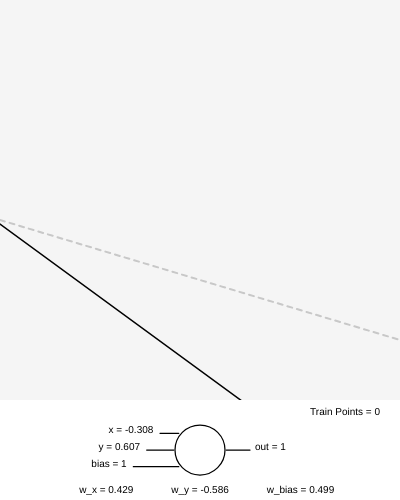
Frame 1 (no input)
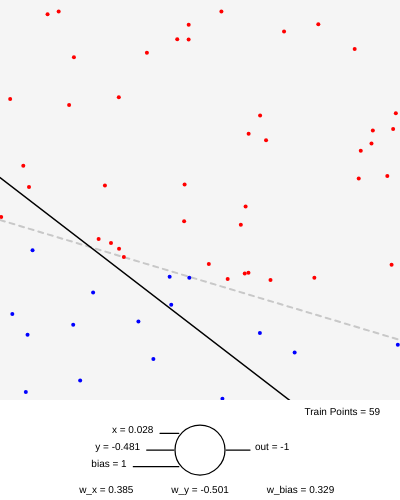
Frame 60 (no input)
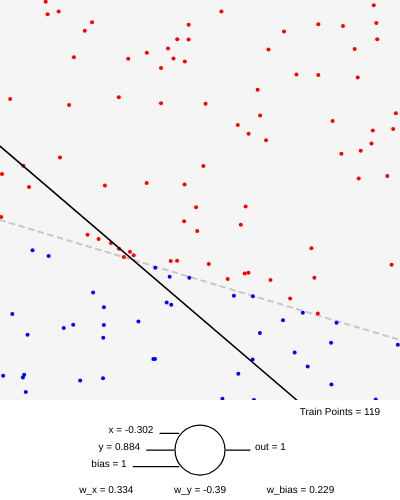
Frame 120 (the mouse pressed at the canvas centre since frame 60)

The p5.js sketch that drew these frames (run headless with seeded random() and noise() and a simulated clock; from frame 60 on, the mouse is pressed at the canvas centre):

// p5.js sketch
// ── sketch.js
// User Global Variables
let canvas; // Reference to p5 canvas object (see 'setup()')
let width = 400, height = 500; // Plot area: width x width
                               // Perceptron area: width x (height - width)
let total_points = 2000; // Total data points
let train_data = []; // Stores training points ([x, y, bias])
let train_idx = 0; // Global index for 'train_data' (perceptron is fed 1 point at a time)
let xmin = -1; // x_min (Coordinates space: everything derive from those)
let ymin = -1; // y_min
let xmax = 1; // xmax
let ymax = 1; // y_max

// User-Defined Classes
class Point { 
  constructor() {
    // Attributes
    this.input = [random(xmin,xmax), random(ymin,ymax), 1]; // Input list (x, y, bias)
                                                            // Initializing 'bias' as 1
    this.output = null; // Label (calculated via 'this.calc_ouput')
                        // Available: -1, +1 
    this.calc_output();
  }
  // Methods
  calc_output() { // Calculates label based on 'x'/'y'
    if (this.input[1] < this.custom_linear(this.input[0])) this.output = -1; // 'y' < 'y_calc'
    else this.output = 1; // 'y' >= 'y_calc
  }
  custom_linear(x) { // Original division of canvas region (and thus, data labels)
    let y_calc = 0.3*x + 0.4;
    return y_calc;
  }
}

class Perceptron { // 1 Neuron: 3 inputs (x, y, bias)
  constructor(num_inputs, learn_rate=0.0025) {
    // Attributes
    this.learn_rate = learn_rate; // Tells how much we should "steer into the error" (if too aggressive, we'll always miss it)
                                  // Using a very small value so we can check the animation (not optimal)
    this.weights = Array(num_inputs); // Array with 'undefined' elements
    this.init_weights();
  }
  // Methods
  init_weights() { // Initializes 'this.weights'
    for (let i = 0; i < this.weights.length; i++) {
      this.weights[i] = random(xmin, xmax); // Randomly initializing the weights
    }
  }
  feed_forward(input) { // Asks perceptron to make an evaluation based on 'inputs' and current weights
    let sum = 0;
    for (let i = 0; i < this.weights.length; i++) { // 'this.weights' has same size as 'inputs.input'
      sum += input[i] * this.weights[i]; // Processes neuron's inputs/weights
    }
    let output = this.activate(sum); // Parses 'sum' through activation function
    return output;
  }
  activate(sum) { // Custom activation function (Available: linear, ReLu, logistic, etc)
    if (sum > 0) return 1;
    else return -1;
  }
  train(train_data) { // Trains (update weights) with 1 'Point' at a time
                      // 'train_data': contains 1 'Point' (with both inputs/output)
    let prediction = this.feed_forward(train_data.input); // Predicts 'inputs'
    let target = train_data.output;
    let error = target - prediction; // Supervised learning (can only be -2, 0, +2)
    
    for (let i = 0; i < this.weights.length; i++) { // 'i': input component index
      this.weights[i] += error * train_data.input[i] * this.learn_rate; // Adjust weights (gradient descent)
    }
  }
  // Draw Methods
  show(train_data) {
    let custom_linear = train_data[0]["custom_linear"]; // Assigning 'custom_linear' function to variable
    
    // Style: Plot Area (Gray)
    push(); 
    noStroke();
    fill(245);
    rect(0, 0, width, width); // Background
    pop();
    
    // Style: Target Line
    let x1 = map(xmin, xmin, xmax, 0, width); // Mapping min/max values to plot area ('width' x 'width')
    let y1 = map(custom_linear(xmin), ymin, ymax, 0, width);
    let x2 = map(xmax, xmin, xmax, 0, width);
    let y2 = map(custom_linear(xmax), ymin, ymax, 0, width);
    push(); 
    stroke(200);
    strokeWeight(2);
    drawingContext.setLineDash([5, 5]); // 'drawingContext': some native HTML5 Canvas functionality (not exposed by p5)
                                        // 'setLineDash': sets the line pattern to 'dashed'
    line(x1, y1, x2, y2); // Considers canvas as width x width
    pop();
    
    // Style: Data Points
    push(); 
    noStroke();
    for (let i = 0; i < train_idx; i++) {
      let point = train_data[i];
      let x = map(point.input[0], xmin, xmax, 0, width);
      let y = map(point.input[1], ymin, ymax, 0, width);
      if(point.output == -1) { fill("red") } else { fill("blue") }; // Data point color
      circle(x, y, 4);
    }
    pop();
    
    // Style: NN Line (Formula: weights[0]*x + weights[1]*y + weights[2] = 0)
    x1 = xmin; // Reseting values
    y1 = (-this.weights[2] - this.weights[0]*x1) / this.weights[1]; 
    x2 = xmax;
    y2 = (-this.weights[2] - this.weights[0]*x2) / this.weights[1];
    
    x1 = map(x1, xmin, xmax, 0, width);
    y1 = map(y1, ymin, ymax, 0, width); // 'width' replacing 'height' (so we're constrined to plotting area)
    x2 = map(x2, xmin, xmax, 0, width);
    y2 = map(y2, ymin, ymax, 0, width); // 'width' replacing 'height' (so we're constrined to plotting area)
    push();
    stroke(0);
    strokeWeight(1.5);
    line(x1, y1, x2, y2); 
    pop();
    
    // Style: Perceptron
    let radius = 25
    push(); 
    noStroke();
    fill(255); // White background (Perceptron section)
    translate(0, width);
    rect(0, 0, width, width); // Background
    stroke(0);
    strokeWeight(1.25);
    circle(width/2, (height-width)/2, 2*radius);
    line(1.2*width/3, (height-width)/3, width/2 - 0.85*radius, (height-width)/3); // Input #1
    line(1.1*width/3, 1.5*(height-width)/3, width/2 - 1.05*radius, 1.5*(height-width)/3); // Input #2
    line(width/3, 2*(height-width)/3, width/2 - 0.85*radius, 2*(height-width)/3); // Bias
    line(width/2 + 1.05*radius, 1.5*(height-width)/3, width/2 + 2*radius, 1.5*(height-width)/3); // Output
    pop();
    
    // Style: Perceptron Labels
    push(); 
    translate(0, width);
    noStroke();
    textSize(10);
    let point = train_data[train_idx];
    textAlign(RIGHT);
    text("x = " + round(point.input[0],3), 1.15*width/3, (height-width)/3); // x
    text("y = " + round(point.input[1],3), 1.05*width/3, 1.5*(height-width)/3); // y
    text("bias = " + round(point.input[2],3), 0.95*width/3, 2*(height-width)/3); // Bias
    textAlign(LEFT);
    text("out = " + round(point.output,3), width/2 + 2.2*radius, 1.5*(height-width)/3); // Output
    pop();
    
    // Style: Weights
    push(); 
    noStroke();
    textSize(10);
    translate(0, height - 2.5);
    textAlign(RIGHT);
    text("w_x = " + round(this.weights[0],3), width/3, -5); // wO
    textAlign(CENTER);
    text("w_y = " + round(this.weights[1],3), width/2, -5); // w1
    textAlign(LEFT);
    text("w_bias = " + round(this.weights[2],3), 2*width/3, -5); // Bias
    pop();
    
    // Style: Stats
    push(); 
    noStroke();
    textSize(10);
    textAlign(RIGHT);
    translate(0, width);
    text("Train Points = " + train_idx, 0.95*width, 15); // Train data
    pop();
  }
}
    
  
// User-Defined Functions


// p5 Main
function setup() {
  canvas = createCanvas(width, height); // Canvas reference
  
  perceptron = new Perceptron(3); // Instantiates ' Perceptron' class
  
  for (let i = 0; i < total_points; i++) { // Creating 'train_data'
    train_data[i] = new Point(); // Random 'Point' (with 'target = 1')
  }

}

function draw() {
  // Main
  background(255); // Grayscale white
  
  perceptron.train(train_data[train_idx]); // Slicing 'train_data' with 'train_idx'
  perceptron.show(train_data); // Parses all 'train_data'
  
  train_idx += 1; // Increments
  
  if (train_idx == total_points) { noLoop() };
}
